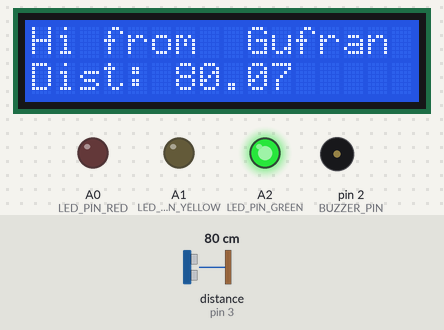
Bench run of a sketch on a simulated Arduino Uno, built with avr-gcc and run on an emulated ATmega328P. On the bench: 16×2 character LCD, output pins drawn as LEDs (lit = HIGH), buzzer (waves = sounding). Wiring (inferred from the names in the program): ultrasonic range finder: trigger pin 4; echo pin 3. Inputs (shaded band) come from the test bench; at power-on: distance to the obstacle (sensor on pin 3) 80 cm. The echo pulse lasts 58.3 µs per cm; pins used as bus, display or sensor lines are not drawn; what the sketch prints to the serial monitor is not drawn.

Above: at 1.4 s.
1.5 s: distance to the obstacle (sensor on pin 3) set to 33 cm
At 2.5 s:
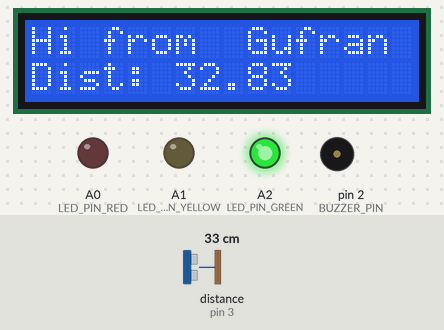
3.0 s: distance to the obstacle (sensor on pin 3) set to 28 cm
At 3.8 s:
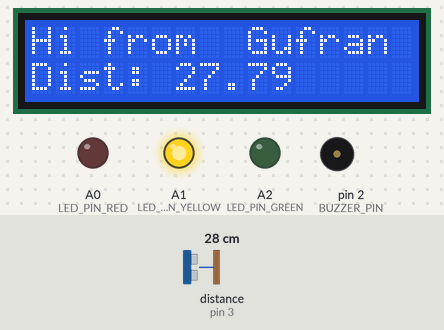
4.8 s: distance to the obstacle (sensor on pin 3) set to 10 cm
At 6.0 s:
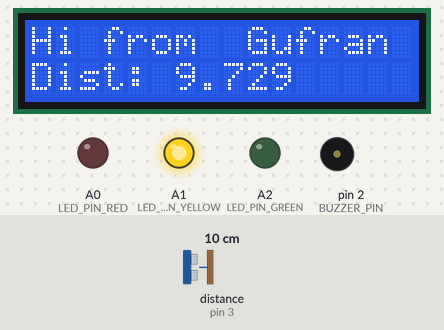
6.3 s: distance to the obstacle (sensor on pin 3) set to 7 cm
At 6.58 s:
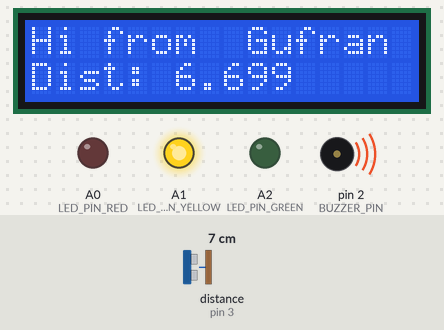
Timing chart, 0 to 9.4 s (numbered marks = the images above; inputs shaded):
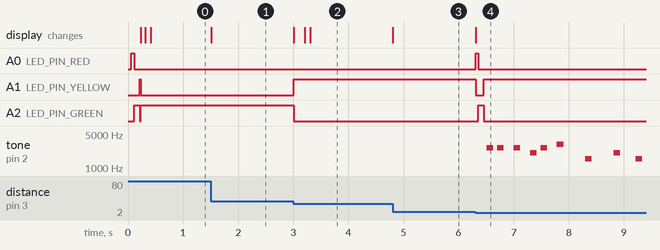

The sketch:

sketch_mechatronics_2.ino
```cpp
#define ECHO_PIN 3
#define TRIGGER_PIN 4

#include <LiquidCrystal.h>

#define LCD_RS_PIN A5
#define LCD_E_PIN A4  // using as digital pin
#define LCD_D4_PIN 6
#define LCD_D5_PIN 7
#define LCD_D6_PIN 8
#define LCD_D7_PIN 9

LiquidCrystal lcd(LCD_RS_PIN, LCD_E_PIN, LCD_D4_PIN, LCD_D5_PIN, LCD_D6_PIN, LCD_D7_PIN);


unsigned long lastTimeUltrasonicTrigger = millis();
unsigned long ULTRASONIC_TRIGGER_DELAY = 100;

#define LED_PIN_RED A0
#define LED_PIN_YELLOW A1
#define LED_PIN_GREEN A2

#define BUZZER_PIN 2

volatile unsigned long pulseInTimeBegin;
volatile unsigned long pulseInTimeEnd;
volatile boolean newDistanceAvailable = false;


String marioLine1 = "¯\_(ツ)_/¯";
String marioLine2 = "˙ ͜ʟ˙";
String marioLine3 = "╭∩╮(-_-)╭∩╮";
String marioLine4 = "ᶘ ᵒᴥᵒᶅ";
String marioLine5 = "( ° ᴗ°)~ð (/❛o❛\)";
String marioLine6 = "Hello from ";
String marioLine7 = "Gufran Khurshid";

void echoPinInterrupt() {
  if (digitalRead(ECHO_PIN) == HIGH) {  //start measuring
    //rising
    pulseInTimeBegin = micros();
  } else {
    //stop measuring
    pulseInTimeEnd = micros();
    newDistanceAvailable = true;
  }
}

void powerLEDsFromDistance(double distance) {
  if (distance <= 8) {


    // red
    turnOffAll();
    digitalWrite(LED_PIN_RED, HIGH);
    delay(50);

    turnOffAll();
    digitalWrite(LED_PIN_GREEN, HIGH);
    delay(100);

    turnOffAll();
    digitalWrite(LED_PIN_YELLOW, HIGH);
    delay(10);

    sing(0);

    //sing the mario tunes


  } else if (distance <= 30 && distance > 8) {
    // blue
    digitalWrite(LED_PIN_GREEN, LOW);
    digitalWrite(LED_PIN_YELLOW, HIGH);
    digitalWrite(LED_PIN_RED, LOW);

  } else {
    // green
    digitalWrite(LED_PIN_GREEN, HIGH);
    digitalWrite(LED_PIN_YELLOW, LOW);
    digitalWrite(LED_PIN_RED, LOW);
  }
}

void turnOffAll() {
  digitalWrite(LED_PIN_RED, LOW);
  digitalWrite(LED_PIN_GREEN, LOW);
  digitalWrite(LED_PIN_YELLOW, LOW);
}

void setup() {
  Serial.begin(115200);
  pinMode(ECHO_PIN, INPUT);
  pinMode(TRIGGER_PIN, OUTPUT);

  pinMode(LED_PIN_RED, OUTPUT);
  pinMode(LED_PIN_YELLOW, OUTPUT);
  pinMode(LED_PIN_GREEN, OUTPUT);

  attachInterrupt(digitalPinToInterrupt(ECHO_PIN), echoPinInterrupt, CHANGE);

  pinMode(BUZZER_PIN, OUTPUT);

  lcd.begin(16, 2);

      turnOffAll();
    digitalWrite(LED_PIN_RED, HIGH);
    delay(50);

    turnOffAll();
    digitalWrite(LED_PIN_GREEN, HIGH);
    delay(100);

    turnOffAll();
    digitalWrite(LED_PIN_YELLOW, HIGH);
    delay(10);
}


void printTextLoopHorizontaly(String text, int lineIndex) {

  int i, j = lineIndex;

  for (i = 0; i < text.length(); i++) {
    if (i < 15) {
      lcd.setCursor(i, 0);
      lcd.print(text.charAt(i));
      delay(150);
    } else {
      for (i = 16; i < text.length(); i++) {
        j++;
        lcd.setCursor(0, 0);
        lcd.print(text.substring(j, j + 16));
        delay(250);
      }
    }
  }
}

void triggerUltrasonicSensor() {
  digitalWrite(TRIGGER_PIN, LOW);
  delayMicroseconds(2);
  digitalWrite(TRIGGER_PIN, HIGH);
  delayMicroseconds(10);
  digitalWrite(TRIGGER_PIN, LOW);
}

double getUltrasonicDistance() {
  double durationMicros = pulseInTimeEnd - pulseInTimeBegin;
  double distance = durationMicros / 58.0;  // cm , for inches (/148.0)
  //distance= duration*speed
  // 340 m/s speed of sound in air  --> 0.034 cm/microsec
  // duration * (0.034/2) ---> to and fro i.e. 2
  return distance;
}


void loop() {

  //powerLEDsFromDistance(15);

  //printTextLoopHorizontaly("Hello from Gufran Khurshid",0);

  lcd.setCursor(0, 0);
  lcd.print("Hi from  Gufran");


  unsigned long timeNow = millis();
  if (timeNow - lastTimeUltrasonicTrigger > ULTRASONIC_TRIGGER_DELAY) {
    lastTimeUltrasonicTrigger += ULTRASONIC_TRIGGER_DELAY;

    //action
    //trigger sensor
    triggerUltrasonicSensor();
    // Serial.println(getUltrasonicDistance());
    //read pulse on echo pin
  }

  if (newDistanceAvailable) {
    newDistanceAvailable = false;
    double distance = getUltrasonicDistance();


    lcd.setCursor(0, 1);
    lcd.print("Dist:");
    lcd.setCursor(6, 1);
    lcd.print(distance);

    powerLEDsFromDistance(distance);
  }
}


//Mario
#define NOTE_B0 31
#define NOTE_C1 33
#define NOTE_CS1 35
#define NOTE_D1 37
#define NOTE_DS1 39
#define NOTE_E1 41
#define NOTE_F1 44
#define NOTE_FS1 46
#define NOTE_G1 49
#define NOTE_GS1 52
#define NOTE_A1 55
#define NOTE_AS1 58
#define NOTE_B1 62
#define NOTE_C2 65
#define NOTE_CS2 69
#define NOTE_D2 73
#define NOTE_DS2 78
#define NOTE_E2 82
#define NOTE_F2 87
#define NOTE_FS2 93
#define NOTE_G2 98
#define NOTE_GS2 104
#define NOTE_A2 110
#define NOTE_AS2 117
#define NOTE_B2 123
#define NOTE_C3 131
#define NOTE_CS3 139
#define NOTE_D3 147
#define NOTE_DS3 156
#define NOTE_E3 165
#define NOTE_F3 175
#define NOTE_FS3 185
#define NOTE_G3 196
#define NOTE_GS3 208
#define NOTE_A3 220
#define NOTE_AS3 233
#define NOTE_B3 247
#define NOTE_C4 262
#define NOTE_CS4 277
#define NOTE_D4 294
#define NOTE_DS4 311
#define NOTE_E4 330
#define NOTE_F4 349
#define NOTE_FS4 370
#define NOTE_G4 392
#define NOTE_GS4 415
#define NOTE_A4 440
#define NOTE_AS4 466
#define NOTE_B4 494
#define NOTE_C5 523
#define NOTE_CS5 554
#define NOTE_D5 587
#define NOTE_DS5 622
#define NOTE_E5 659
#define NOTE_F5 698
#define NOTE_FS5 740
#define NOTE_G5 784
#define NOTE_GS5 831
#define NOTE_A5 880
#define NOTE_AS5 932
#define NOTE_B5 988
#define NOTE_C6 1047
#define NOTE_CS6 1109
#define NOTE_D6 1175
#define NOTE_DS6 1245
#define NOTE_E6 1319
#define NOTE_F6 1397
#define NOTE_FS6 1480
#define NOTE_G6 1568
#define NOTE_GS6 1661
#define NOTE_A6 1760
#define NOTE_AS6 1865
#define NOTE_B6 1976
#define NOTE_C7 2093
#define NOTE_CS7 2217
#define NOTE_D7 2349
#define NOTE_DS7 2489
#define NOTE_E7 2637
#define NOTE_F7 2794
#define NOTE_FS7 2960
#define NOTE_G7 3136
#define NOTE_GS7 3322
#define NOTE_A7 3520
#define NOTE_AS7 3729
#define NOTE_B7 3951
#define NOTE_C8 4186
#define NOTE_CS8 4435
#define NOTE_D8 4699
#define NOTE_DS8 4978

//for Mario
int melody[] = {
  NOTE_E7, NOTE_E7, 0, NOTE_E7,
  0, NOTE_C7, NOTE_E7, 0,
  NOTE_G7, 0, 0, 0,
  NOTE_G6, 0, 0, 0,

  NOTE_C7, 0, 0, NOTE_G6,
  0, 0, NOTE_E6, 0,
  0, NOTE_A6, 0, NOTE_B6,
  0, NOTE_AS6, NOTE_A6, 0,

  NOTE_G6, NOTE_E7, NOTE_G7,
  NOTE_A7, 0, NOTE_F7, NOTE_G7,
  0, NOTE_E7, 0, NOTE_C7,
  NOTE_D7, NOTE_B6, 0, 0,

  NOTE_C7, 0, 0, NOTE_G6,
  0, 0, NOTE_E6, 0,
  0, NOTE_A6, 0, NOTE_B6,
  0, NOTE_AS6, NOTE_A6, 0,

  NOTE_G6, NOTE_E7, NOTE_G7,
  NOTE_A7, 0, NOTE_F7, NOTE_G7,
  0, NOTE_E7, 0, NOTE_C7,
  NOTE_D7, NOTE_B6, 0, 0
};

int tempo[] = {
  12,
  12,
  12,
  12,
  12,
  12,
  12,
  12,
  12,
  12,
  12,
  12,
  12,
  12,
  12,
  12,

  12,
  12,
  12,
  12,
  12,
  12,
  12,
  12,
  12,
  12,
  12,
  12,
  12,
  12,
  12,
  12,

  9,
  9,
  9,
  12,
  12,
  12,
  12,
  12,
  12,
  12,
  12,
  12,
  12,
  12,
  12,

  12,
  12,
  12,
  12,
  12,
  12,
  12,
  12,
  12,
  12,
  12,
  12,
  12,
  12,
  12,
  12,

  9,
  9,
  9,
  12,
  12,
  12,
  12,
  12,
  12,
  12,
  12,
  12,
  12,
  12,
  12,
};

//For Mario
int underworld_melody[] = {
  NOTE_C4, NOTE_C5, NOTE_A3, NOTE_A4,
  NOTE_AS3, NOTE_AS4, 0,
  0,
  NOTE_C4, NOTE_C5, NOTE_A3, NOTE_A4,
  NOTE_AS3, NOTE_AS4, 0,
  0,
  NOTE_F3, NOTE_F4, NOTE_D3, NOTE_D4,
  NOTE_DS3, NOTE_DS4, 0,
  0,
  NOTE_F3, NOTE_F4, NOTE_D3, NOTE_D4,
  NOTE_DS3, NOTE_DS4, 0,
  0, NOTE_DS4, NOTE_CS4, NOTE_D4,
  NOTE_CS4, NOTE_DS4,
  NOTE_DS4, NOTE_GS3,
  NOTE_G3, NOTE_CS4,
  NOTE_C4, NOTE_FS4, NOTE_F4, NOTE_E3, NOTE_AS4, NOTE_A4,
  NOTE_GS4, NOTE_DS4, NOTE_B3,
  NOTE_AS3, NOTE_A3, NOTE_GS3,
  0, 0, 0
};

//For Mario
int underworld_tempo[] = {
  12, 12, 12, 12,
  12, 12, 6,
  3,
  12, 12, 12, 12,
  12, 12, 6,
  3,
  12, 12, 12, 12,
  12, 12, 6,
  3,
  12, 12, 12, 12,
  12, 12, 6,
  6, 18, 18, 18,
  6, 6,
  6, 6,
  6, 6,
  18, 18, 18, 18, 18, 18,
  10, 10, 10,
  10, 10, 10,
  3, 3, 3
};

int song = 0;

//Mario
void sing(int s) {
  // iterate over the notes of the melody:
  song = s;
  if (song == 2) {
    Serial.println(" 'Underworld Theme'");
    int size = sizeof(underworld_melody) / sizeof(int);
    for (int thisNote = 0; thisNote < size; thisNote++) {

      // to calculate the note duration, take one second
      // divided by the note type.
      //e.g. quarter note = 1000 / 4, eighth note = 1000/8, etc.
      int noteDuration = 1000 / underworld_tempo[thisNote];

      buzz(BUZZER_PIN, underworld_melody[thisNote], noteDuration);

      // to distinguish the notes, set a minimum time between them.
      // the note's duration + 30% seems to work well:
      int pauseBetweenNotes = noteDuration * 1.30;
      delay(pauseBetweenNotes);

      // stop the tone playing:
      buzz(BUZZER_PIN, 0, noteDuration);
    }

  } else {

    Serial.println(" 'Mario Theme'");
    int size = sizeof(melody) / sizeof(int);
    for (int thisNote = 0; thisNote < size; thisNote++) {

      // to calculate the note duration, take one second
      // divided by the note type.
      //e.g. quarter note = 1000 / 4, eighth note = 1000/8, etc.
      int noteDuration = 1000 / tempo[thisNote];

      buzz(BUZZER_PIN, melody[thisNote], noteDuration);

      // to distinguish the notes, set a minimum time between them.
      // the note's duration + 30% seems to work well:
      int pauseBetweenNotes = noteDuration * 1.30;
      delay(pauseBetweenNotes);

      // stop the tone playing:
      buzz(BUZZER_PIN, 0, noteDuration);
    }
  }
}

//Mario
void buzz(int targetPin, long frequency, long length) {
  digitalWrite(13, HIGH);
  long delayValue = 1000000 / frequency / 2;  // calculate the delay value between transitions
  //// 1 second's worth of microseconds, divided by the frequency, then split in half since
  //// there are two phases to each cycle
  long numCycles = frequency * length / 1000;  // calculate the number of cycles for proper timing
  //// multiply frequency, which is really cycles per second, by the number of seconds to
  //// get the total number of cycles to produce
  for (long i = 0; i < numCycles; i++) {  // for the calculated length of time...
    digitalWrite(targetPin, HIGH);        // write the buzzer pin high to push out the diaphram
    delayMicroseconds(delayValue);        // wait for the calculated delay value
    digitalWrite(targetPin, LOW);         // write the buzzer pin low to pull back the diaphram
    delayMicroseconds(delayValue);        // wait again or the calculated delay value
  }
  digitalWrite(13, LOW);
}
```

Measured:
- the behaviour switches between 31 and 30 cm on distance to the obstacle (sensor on pin 3) (found by bisection; images 1 and 2)
- the behaviour switches between 9 and 8 cm on distance to the obstacle (sensor on pin 3) (found by bisection; images 3 and 4)
- after the input at 1.5 s, the display: changes at once (image 1)
- after the input at 3.0 s, A1 (LED_PIN_YELLOW): LOW → HIGH at once; A2 (LED_PIN_GREEN): HIGH → LOW at once; the display: changes at once (image 2)
- after the input at 4.8 s, the display: changes at once (image 3)
- after the input at 6.3 s, A0 (LED_PIN_RED): LOW → HIGH at once, → LOW 0.05 s later; A1 (LED_PIN_YELLOW): HIGH → LOW at once, → HIGH 0.15 s later
